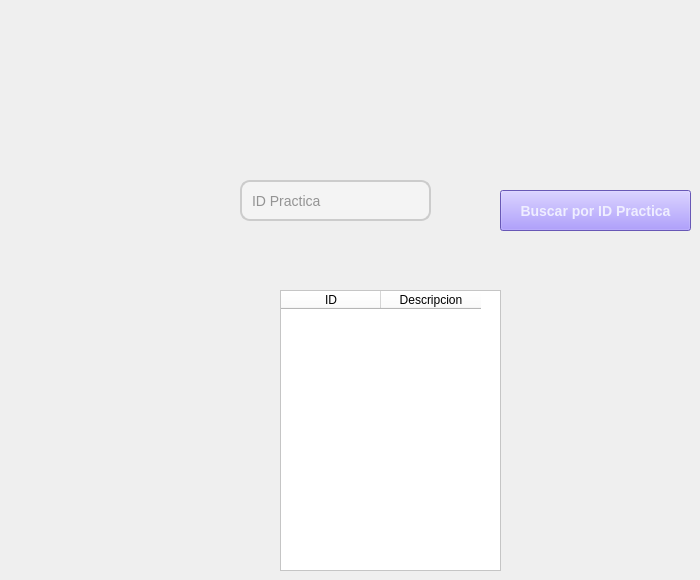
       <widget class="QWidget" name="page_verPractica">
        <property name="maximumSize">
         <size>
          <width>10018</width>
          <height>16777215</height>
         </size>
        </property>
        <property name="layoutDirection">
         <enum>Qt::LeftToRight</enum>
        </property>
        <widget class="QPushButton" name="btnBuscarIdpractica">
         <property name="geometry">
          <rect>
           <x>500</x>
           <y>190</y>
           <width>191</width>
           <height>41</height>
          </rect>
         </property>
         <property name="styleSheet">
          <string notr="true">
QPushButton {
   color: rgb(239, 238, 255);
background-color: rgb(145, 123, 255);
  

    padding: 10px; 
    font-size: 14px; 
    font-weight: bold; 
 
}

QPushButton:hover {
    background-color: #8793ff; 
    color: white;
}</string>
         </property>
         <property name="text">
          <string>Buscar por ID Practica</string>
         </property>
         <property name="icon">
          <iconset>
           <normaloff>../Imagenes/buscar.png</normaloff>../Imagenes/buscar.png</iconset>
         </property>
         <property name="iconSize">
          <size>
           <width>30</width>
           <height>30</height>
          </size>
         </property>
        </widget>
        <widget class="QLineEdit" name="txtIdPracticaFiltro">
         <property name="geometry">
          <rect>
           <x>240</x>
           <y>180</y>
           <width>191</width>
           <height>41</height>
          </rect>
         </property>
         <property name="styleSheet">
          <string notr="true">QLineEdit {
    background-color: #f4f4f4; /* Fondo claro */
    color: #333; /* Texto oscuro */
    border: 2px solid #ccc; /* Borde inicial */
    border-radius: 10px; /* Bordes redondeados */
    padding: 8px; /* Espaciado interno */
    font-size: 14px; /* Tamaño de texto */
    font-family: &quot;Arial&quot;, sans-serif; /* Fuente limpia y moderna */
}

QLineEdit:focus {
    border: 2px solid #6200ee; /* Cambia el color del borde al enfocarse */
    background-color: #ffffff; /* Fondo blanco al enfocarse */
    color: #000; /* Texto más oscuro */
}</string>
         </property>
         <property name="placeholderText">
          <string>ID Practica</string>
         </property>
        </widget>
        <widget class="QTableWidget" name="grdPractica">
         <property name="geometry">
          <rect>
           <x>280</x>
           <y>290</y>
           <width>221</width>
           <height>281</height>
          </rect>
         </property>
         <property name="styleSheet">
          <string notr="true">background-color: rgb(255, 255, 255);</string>
         </property>
         <column>
          <property name="text">
           <string>ID</string>
          </property>
         </column>
         <column>
          <property name="text">
           <string>Descripcion</string>
          </property>
         </column>
        </widget>
       </widget>
